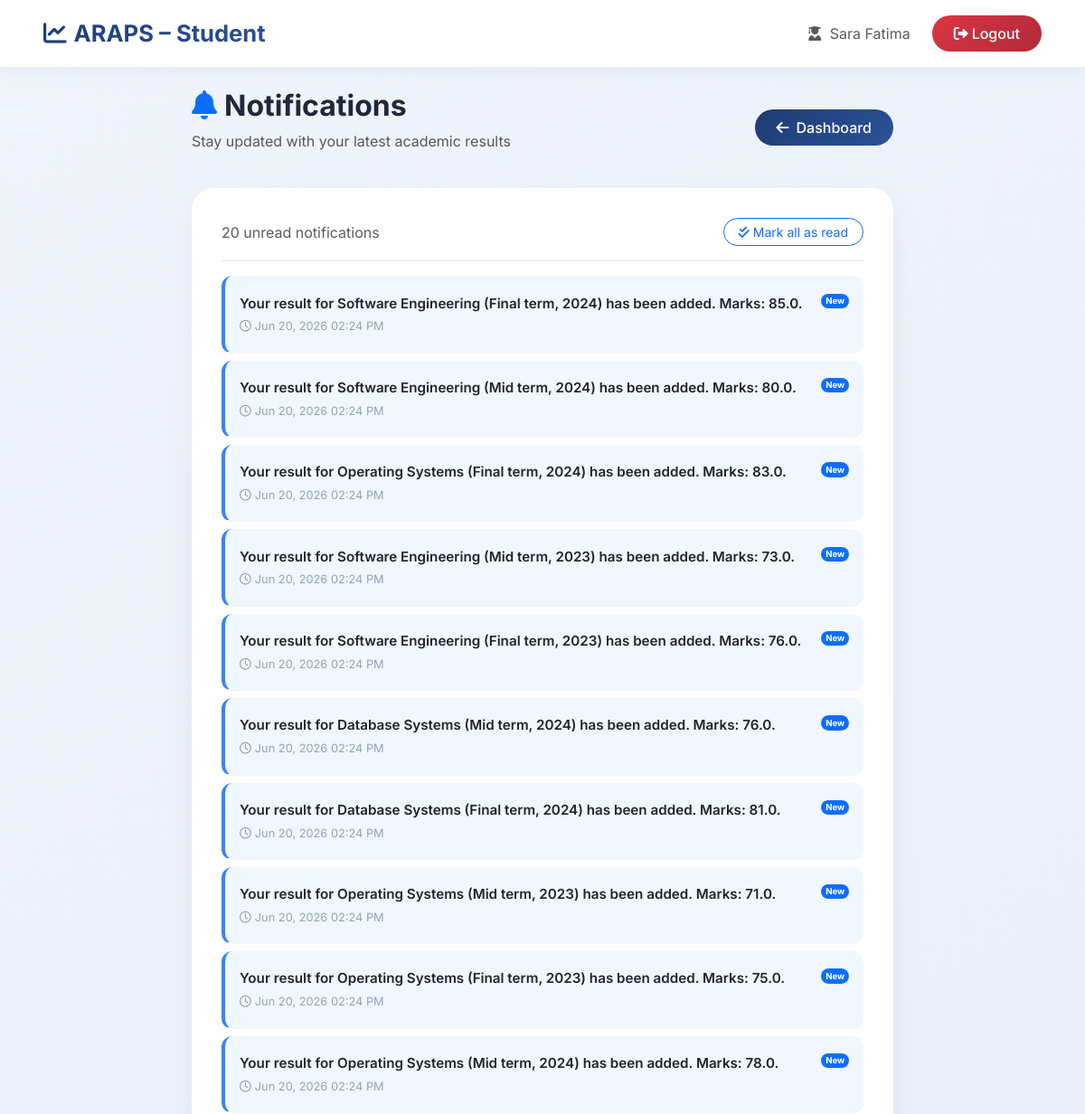
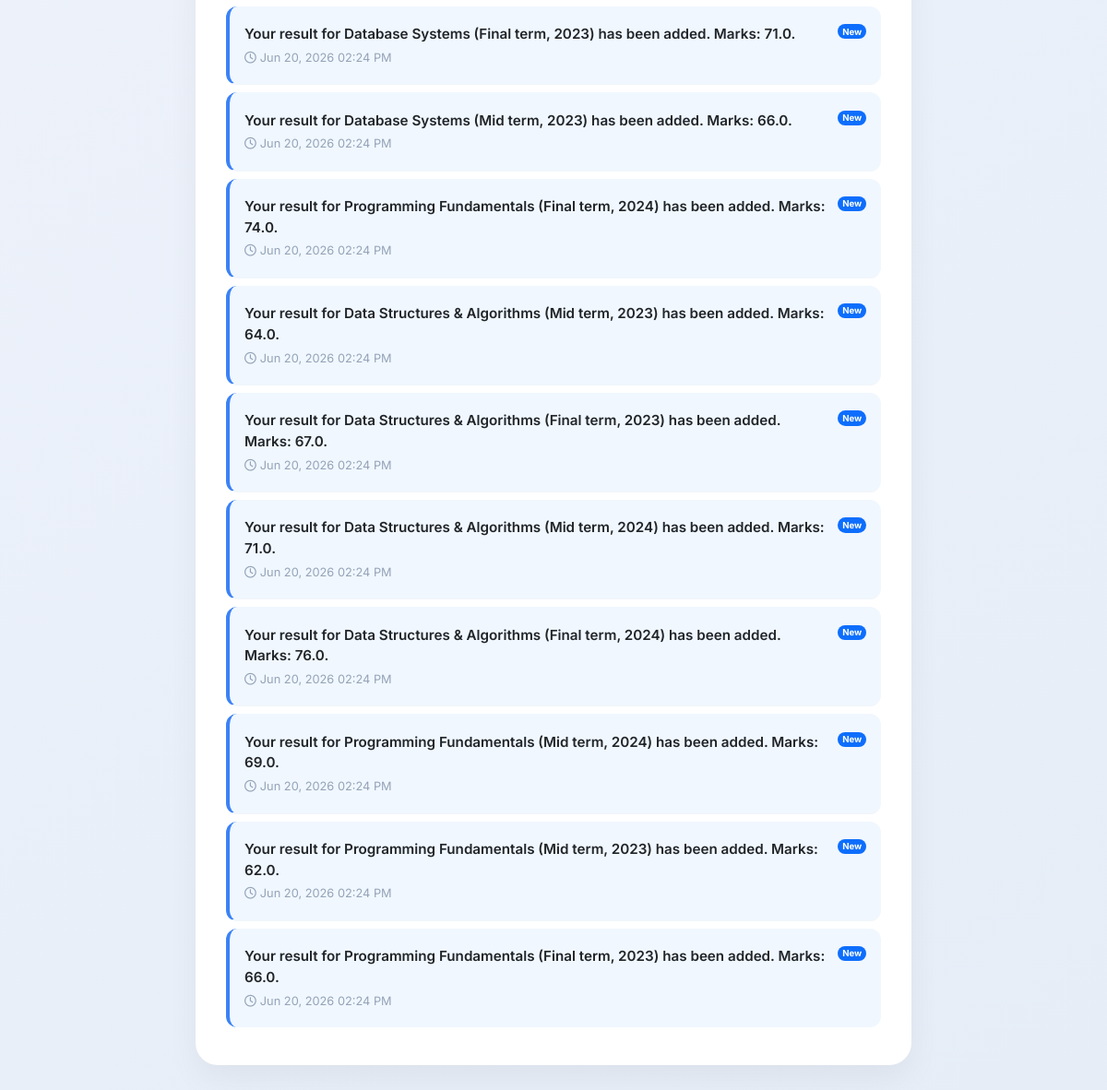
The page /notifications/ (signed in) on the database its author committed (2 pictures, top to bottom).
### students/models.py (models this page shows, shortened)
class Student(models.Model):
    user = models.OneToOneField(User, on_delete=models.CASCADE)
    name = models.CharField(max_length=100)
    roll_no = models.CharField(max_length=20)
    class_name = models.CharField(max_length=10)

### results/models.py (models this page shows, shortened)
class Notification(models.Model):
    recipient = models.ForeignKey(User, on_delete=models.CASCADE, related_name='notifications')
    message = models.TextField()
    created_at = models.DateTimeField(auto_now_add=True)
    is_read = models.BooleanField(default=False)

### students/views.py (the view)
# urls.py: path('notifications/', views.notification_list, name='notification_list'),
@login_required
def notification_list(request):
    try:
        student = Student.objects.get(user=request.user)
    except Student.DoesNotExist:
        student = None
    notifications = Notification.objects.filter(recipient=request.user).order_by('-created_at')
    unread_notifications_count = Notification.objects.filter(recipient=request.user, is_read=False).count()
    return render(request, 'students/notifications.html', {
        'student': student,
        'notifications': notifications,
        'unread_notifications_count': unread_notifications_count
    })

### templates/students/notifications.html (shortened to what this page needs)
{% load static %}
<!DOCTYPE html>
<html lang="en">
<head>
    <link rel="stylesheet" href="https://cdnjs.cloudflare.com/ajax/libs/font-awesome/6.0.0-beta3/css/all.min.css">
    <link href="https://cdn.jsdelivr.net/npm/bootstrap@5.3.0-alpha1/dist/css/bootstrap.min.css" rel="stylesheet">
</head>
<body>
<nav class="navbar navbar-expand-lg sticky-top">
    <div class="container-fluid px-4">
        <a class="navbar-brand" href="{% url 'dashboard' %}"><i class="fas fa-chart-line me-2"></i>ARAPS – Student</a>
        <div class="collapse navbar-collapse" id="navbarNav">
            <ul class="navbar-nav ms-auto align-items-center">
                <li class="nav-item me-3">
                    <span class="nav-link"><i class="fas fa-user-graduate me-1"></i> {{ student.name|default:user.username }}</span>
                </li>
                <li class="nav-item">
                    <a href="{% url 'logout' %}" class="btn-logout"><i class="fas fa-sign-out-alt me-1"></i>Logout</a>
                </li>
            </ul>
        </div>
    </div>
</nav>
<div class="container mt-4 mb-5" style="max-width: 800px;">
    <div class="d-flex justify-content-between align-items-center mb-4">
        <div>
            <h2 class="fw-bold" style="color: #1e293b;"><i class="fas fa-bell me-2 text-primary"></i>Notifications</h2>
            <p class="text-muted">Stay updated with your latest academic results</p>
        </div>
        <a href="{% url 'dashboard' %}" class="btn-back"><i class="fas fa-arrow-left me-2"></i>Dashboard</a>
    </div>
    <div class="card-custom">
        {% if notifications %}
            <div class="d-flex justify-content-between align-items-center pb-3 mb-3 border-bottom">
                <span class="text-muted">{{ unread_notifications_count }} unread notification{{ unread_notifications_count|pluralize }}</span>
                {% if unread_notifications_count > 0 %}
                    <a href="{% url 'mark_all_notifications_read' %}" class="btn btn-outline-primary btn-sm rounded-pill px-3">
                        <i class="fas fa-check-double me-1"></i>Mark all as read
                    </a>
                {% endif %}
            </div>
            <div class="notification-list">
                {% for n in notifications %}
                    <div class="notification-item {% if not n.is_read %}unread{% endif %}">
                        <div class="d-flex align-items-start">
                            <div class="flex-grow-1">
                                <p class="mb-0 text-dark" style="font-size: 0.95rem; font-weight: {% if not n.is_read %}600{% else %}400{% endif %};">
                                    {{ n.message }}
                                </p>
                                <div class="notification-time">
                                    <i class="far fa-clock me-1"></i>{{ n.created_at|date:"M d, Y h:i A" }}
                                </div>
                            </div>
                            {% if not n.is_read %}
                                <span class="badge bg-primary rounded-pill ms-2" style="font-size: 0.6rem; padding: 0.35em 0.5em;">New</span>
                            {% endif %}
                        </div>
                    </div>
                {% endfor %}
            </div>
        {% else %}
            <div class="text-center py-5">
                <div class="text-muted mb-3"><i class="far fa-bell-slash fa-3x"></i></div>
                <h5 class="text-secondary">No notifications yet</h5>
                <p class="text-muted small">You will receive notifications here when a teacher posts or updates your results.</p>
            </div>
        {% endif %}
    </div>
</div>
</body>
</html>

### templates/students/notifications.html (style rules this page uses)
* { margin: 0; padding: 0; box-sizing: border-box; }
body { font-family: 'Inter', sans-serif; background: linear-gradient(145deg, #f0f4fc 0%, #e6edf7 100%); min-height: 100vh; }
.navbar { background: rgba(255,255,255,0.96); backdrop-filter: blur(10px); box-shadow: 0 4px 20px rgba(0,0,0,0.05); padding: 0.8rem 1.5rem; }
.navbar-brand { font-weight: 700; font-size: 1.6rem; background: linear-gradient(135deg, #1e3c72, #2a5298); -webkit-background-clip: text; background-clip: text; color: transparent; }
.btn-back { background: linear-gradient(135deg, #1e3c72, #2a5298); border: none; color: white; border-radius: 40px; padding: 8px 24px; font-weight: 500; text-decoration: none; display: inline-block; }
.btn-logout { background: linear-gradient(135deg, #dc3545, #b02a37); border: none; color: white; border-radius: 40px; padding: 8px 24px; font-weight: 500; text-decoration: none; display: inline-block; }
.card-custom { background: white; border-radius: 24px; padding: 2rem; box-shadow: 0 15px 35px rgba(0,0,0,0.05); border: 1px solid rgba(255,255,255,0.3); }
.notification-item { border-bottom: 1px solid #f1f5f9; padding: 1.2rem 1rem; transition: background-color 0.2s; border-radius: 12px; margin-bottom: 0.5rem; }
.notification-item.unread { background-color: #f0f7ff; border-left: 4px solid #3b82f6; }
.notification-item:last-child { border-bottom: none; }
.notification-time { font-size: 0.8rem; color: #94a3b8; margin-top: 0.25rem; }

### rows shown on the page
Student: name "Sara Fatima"
Notification: message "Your result for Software Engineering (Final term, 2024) has been added. Marks: 85.0.", created_at "Jun 20, 2026 02:24 PM", is_read "New"
Notification: message "Your result for Software Engineering (Mid term, 2024) has been added. Marks: 80.0.", created_at "Jun 20, 2026 02:24 PM", is_read "New"
Notification: message "Your result for Operating Systems (Final term, 2024) has been added. Marks: 83.0.", created_at "Jun 20, 2026 02:24 PM", is_read "New"
Notification: message "Your result for Software Engineering (Mid term, 2023) has been added. Marks: 73.0.", created_at "Jun 20, 2026 02:24 PM", is_read "New"
Notification: message "Your result for Software Engineering (Final term, 2023) has been added. Marks: 76.0.", created_at "Jun 20, 2026 02:24 PM", is_read "New"
Notification: message "Your result for Database Systems (Mid term, 2024) has been added. Marks: 76.0.", created_at "Jun 20, 2026 02:24 PM", is_read "New"
Notification: message "Your result for Database Systems (Final term, 2024) has been added. Marks: 81.0.", created_at "Jun 20, 2026 02:24 PM", is_read "New"
Notification: message "Your result for Operating Systems (Mid term, 2023) has been added. Marks: 71.0.", created_at "Jun 20, 2026 02:24 PM", is_read "New"
Notification: message "Your result for Operating Systems (Final term, 2023) has been added. Marks: 75.0.", created_at "Jun 20, 2026 02:24 PM", is_read "New"
Notification: message "Your result for Operating Systems (Mid term, 2024) has been added. Marks: 78.0.", created_at "Jun 20, 2026 02:24 PM", is_read "New"
Notification: message "Your result for Database Systems (Final term, 2023) has been added. Marks: 71.0.", created_at "Jun 20, 2026 02:24 PM", is_read "New"
Notification: message "Your result for Database Systems (Mid term, 2023) has been added. Marks: 66.0.", created_at "Jun 20, 2026 02:24 PM", is_read "New"
Notification: message "Your result for Programming Fundamentals (Final term, 2024) has been added. Marks: 74.0.", created_at "Jun 20, 2026 02:24 PM", is_read "New"
Notification: message "Your result for Data Structures & Algorithms (Mid term, 2023) has been added. Marks: 64.0.", created_at "Jun 20, 2026 02:24 PM", is_read "New"
Notification: message "Your result for Data Structures & Algorithms (Final term, 2023) has been added. Marks: 67.0.", created_at "Jun 20, 2026 02:24 PM", is_read "New"
Notification: message "Your result for Data Structures & Algorithms (Mid term, 2024) has been added. Marks: 71.0.", created_at "Jun 20, 2026 02:24 PM", is_read "New"
Notification: message "Your result for Data Structures & Algorithms (Final term, 2024) has been added. Marks: 76.0.", created_at "Jun 20, 2026 02:24 PM", is_read "New"
Notification: message "Your result for Programming Fundamentals (Mid term, 2024) has been added. Marks: 69.0.", created_at "Jun 20, 2026 02:24 PM", is_read "New"
Notification: message "Your result for Programming Fundamentals (Mid term, 2023) has been added. Marks: 62.0.", created_at "Jun 20, 2026 02:24 PM", is_read "New"
Notification: message "Your result for Programming Fundamentals (Final term, 2023) has been added. Marks: 66.0.", created_at "Jun 20, 2026 02:24 PM", is_read "New"

### other values the page prints
{{ unread_notifications_count }} "20"
